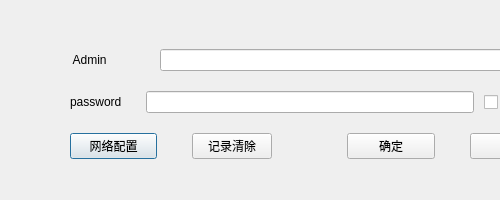
<?xml version="1.0" encoding="UTF-8"?>
<ui version="4.0">
 <class>InputAdminPasswordDialog</class>
 <widget class="QDialog" name="InputAdminPasswordDialog">
  <property name="geometry">
   <rect>
    <x>0</x>
    <y>0</y>
    <width>500</width>
    <height>200</height>
   </rect>
  </property>
  <property name="minimumSize">
   <size>
    <width>500</width>
    <height>200</height>
   </size>
  </property>
  <property name="maximumSize">
   <size>
    <width>500</width>
    <height>200</height>
   </size>
  </property>
  <property name="windowTitle">
   <string>Dialog</string>
  </property>
  <widget class="QWidget" name="layoutWidget">
   <property name="geometry">
    <rect>
     <x>30</x>
     <y>20</y>
     <width>567</width>
     <height>171</height>
    </rect>
   </property>
   <layout class="QVBoxLayout" name="verticalLayout">
    <property name="spacing">
     <number>10</number>
    </property>
    <property name="topMargin">
     <number>20</number>
    </property>
    <property name="bottomMargin">
     <number>20</number>
    </property>
    <item>
     <layout class="QHBoxLayout" name="horizontalLayout">
      <property name="spacing">
       <number>10</number>
      </property>
      <item>
       <spacer name="horizontalSpacer">
        <property name="orientation">
         <enum>Qt::Horizontal</enum>
        </property>
        <property name="sizeHint" stdset="0">
         <size>
          <width>40</width>
          <height>20</height>
         </size>
        </property>
       </spacer>
      </item>
      <item>
       <widget class="QLabel" name="label">
        <property name="sizePolicy">
         <sizepolicy hsizetype="Preferred" vsizetype="Preferred">
          <horstretch>1</horstretch>
          <verstretch>0</verstretch>
         </sizepolicy>
        </property>
        <property name="text">
         <string> Admin      </string>
        </property>
       </widget>
      </item>
      <item>
       <widget class="QComboBox" name="comboBox">
        <property name="sizePolicy">
         <sizepolicy hsizetype="Preferred" vsizetype="Fixed">
          <horstretch>5</horstretch>
          <verstretch>0</verstretch>
         </sizepolicy>
        </property>
        <property name="editable">
         <bool>true</bool>
        </property>
       </widget>
      </item>
      <item>
       <spacer name="horizontalSpacer_5">
        <property name="orientation">
         <enum>Qt::Horizontal</enum>
        </property>
        <property name="sizeHint" stdset="0">
         <size>
          <width>40</width>
          <height>20</height>
         </size>
        </property>
       </spacer>
      </item>
     </layout>
    </item>
    <item>
     <layout class="QHBoxLayout" name="horizontalLayout_2">
      <property name="spacing">
       <number>10</number>
      </property>
      <item>
       <spacer name="horizontalSpacer_2">
        <property name="orientation">
         <enum>Qt::Horizontal</enum>
        </property>
        <property name="sizeHint" stdset="0">
         <size>
          <width>40</width>
          <height>20</height>
         </size>
        </property>
       </spacer>
      </item>
      <item>
       <widget class="QLabel" name="label_2">
        <property name="sizePolicy">
         <sizepolicy hsizetype="Preferred" vsizetype="Preferred">
          <horstretch>1</horstretch>
          <verstretch>0</verstretch>
         </sizepolicy>
        </property>
        <property name="text">
         <string>password </string>
        </property>
       </widget>
      </item>
      <item>
       <widget class="QLineEdit" name="lineEdit_2">
        <property name="sizePolicy">
         <sizepolicy hsizetype="Expanding" vsizetype="Fixed">
          <horstretch>5</horstretch>
          <verstretch>0</verstretch>
         </sizepolicy>
        </property>
        <property name="echoMode">
         <enum>QLineEdit::Password</enum>
        </property>
       </widget>
      </item>
      <item>
       <widget class="QCheckBox" name="checkBox">
        <property name="text">
         <string>记住密码</string>
        </property>
       </widget>
      </item>
      <item>
       <spacer name="horizontalSpacer_7">
        <property name="orientation">
         <enum>Qt::Horizontal</enum>
        </property>
        <property name="sizeHint" stdset="0">
         <size>
          <width>40</width>
          <height>20</height>
         </size>
        </property>
       </spacer>
      </item>
     </layout>
    </item>
    <item>
     <layout class="QHBoxLayout" name="horizontalLayout_3">
      <property name="spacing">
       <number>35</number>
      </property>
      <property name="leftMargin">
       <number>0</number>
      </property>
      <property name="rightMargin">
       <number>0</number>
      </property>
      <item>
       <spacer name="horizontalSpacer_4">
        <property name="orientation">
         <enum>Qt::Horizontal</enum>
        </property>
        <property name="sizeHint" stdset="0">
         <size>
          <width>40</width>
          <height>20</height>
         </size>
        </property>
       </spacer>
      </item>
      <item>
       <widget class="QPushButton" name="pushButton_3">
        <property name="sizePolicy">
         <sizepolicy hsizetype="Minimum" vsizetype="Fixed">
          <horstretch>1</horstretch>
          <verstretch>0</verstretch>
         </sizepolicy>
        </property>
        <property name="text">
         <string>网络配置</string>
        </property>
       </widget>
      </item>
      <item>
       <widget class="QPushButton" name="pushButton_4">
        <property name="text">
         <string>记录清除</string>
        </property>
       </widget>
      </item>
      <item>
       <spacer name="horizontalSpacer_6">
        <property name="orientation">
         <enum>Qt::Horizontal</enum>
        </property>
        <property name="sizeHint" stdset="0">
         <size>
          <width>40</width>
          <height>20</height>
         </size>
        </property>
       </spacer>
      </item>
      <item>
       <widget class="QPushButton" name="pushButton_2">
        <property name="sizePolicy">
         <sizepolicy hsizetype="Minimum" vsizetype="Fixed">
          <horstretch>1</horstretch>
          <verstretch>0</verstretch>
         </sizepolicy>
        </property>
        <property name="text">
         <string>确定</string>
        </property>
       </widget>
      </item>
      <item>
       <widget class="QPushButton" name="pushButton">
        <property name="sizePolicy">
         <sizepolicy hsizetype="Minimum" vsizetype="Fixed">
          <horstretch>1</horstretch>
          <verstretch>0</verstretch>
         </sizepolicy>
        </property>
        <property name="text">
         <string>退出</string>
        </property>
       </widget>
      </item>
      <item>
       <spacer name="horizontalSpacer_3">
        <property name="orientation">
         <enum>Qt::Horizontal</enum>
        </property>
        <property name="sizeHint" stdset="0">
         <size>
          <width>40</width>
          <height>20</height>
         </size>
        </property>
       </spacer>
      </item>
     </layout>
    </item>
   </layout>
  </widget>
 </widget>
 <resources/>
 <connections/>
</ui>
